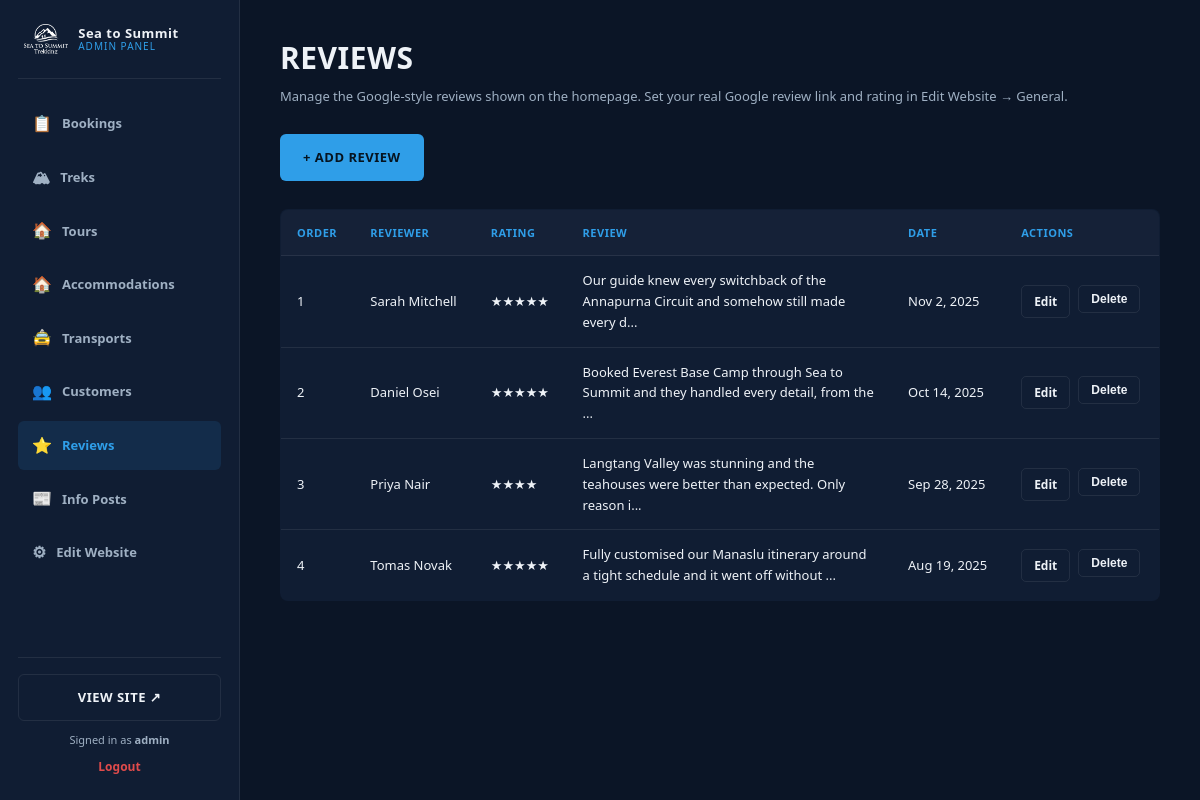
Page /admin/reviews.php (signed in) on the committed database.
### tables this page shows
CREATE TABLE reviews (
    id INT AUTO_INCREMENT PRIMARY KEY,
    reviewer_name VARCHAR(150) NOT NULL,
    rating TINYINT NOT NULL DEFAULT 5,
    review_text TEXT NOT NULL,
    review_date DATE DEFAULT NULL,
    avatar_url VARCHAR(255) DEFAULT NULL,
    sort_order INT NOT NULL DEFAULT 0,
    created_at TIMESTAMP DEFAULT CURRENT_TIMESTAMP
);

### config.php (called while the page is built, shortened)
<?php
function h($str) {
    return htmlspecialchars($str ?? '', ENT_QUOTES, 'UTF-8');
}

### admin/reviews.php (the view, shortened to what this page needs)
<?php
require_once '../config.php';
$reviews = $conn->query("SELECT * FROM reviews ORDER BY sort_order ASC, id DESC");
?>
<?php include 'includes/header.php'; ?>
<div class="admin-page-header">
    <div>
        <h1>REVIEWS</h1>
        <p>Manage the Google-style reviews shown on the homepage. Set your real Google review link and rating in Edit Website &rarr; General.</p>
    </div>
    <a href="review-form.php" class="btn btn-primary">+ ADD REVIEW</a>
</div>
<?php if ($reviews->num_rows === 0): ?>
    <div class="empty-state">No reviews yet.</div>
<?php else: ?>
<div style="overflow-x:auto;">
<table class="data-table">
    <thead>
        <tr><th>Order</th><th>Reviewer</th><th>Rating</th><th>Review</th><th>Date</th><th>Actions</th></tr>
    </thead>
    <tbody>
    <?php while ($r = $reviews->fetch_assoc()): ?>
        <tr>
            <td><?= (int)$r['sort_order'] ?></td>
            <td><?= h($r['reviewer_name']) ?></td>
            <td><?= str_repeat('&#9733;', (int)$r['rating']) ?></td>
            <td style="max-width:320px;"><?= h(mb_strimwidth($r['review_text'], 0, 90, '...')) ?></td>
            <td><?= $r['review_date'] ? date('M j, Y', strtotime($r['review_date'])) : '&mdash;' ?></td>
            <td>
                <div style="display:flex;gap:8px;">
                    <a href="review-form.php?id=<?= (int)$r['id'] ?>" class="icon-btn">Edit</a>
                    <form method="POST" action="review-delete.php">
                        <button type="submit" class="icon-btn danger" data-confirm="Delete this review?">Delete</button>
                    </form>
                </div>
            </td>
        </tr>
    <?php endwhile; ?>
    </tbody>
</table>
</div>
<?php endif; ?>
<?php include 'includes/footer.php'; ?>

### assets/css/style.css (style rules this page uses)
:root { --navy: #0b1526; --navy-2: #101d33; --navy-3: #16233b; --blue: #2f9ee8; --blue-dark: #1e6fb3; --red: #e04b4b; --text-light: #eef2f7; --text-muted: #9fb0c3; --border: rgba(255,255,255,0.08); --radius: 6px; }
* { box-sizing: border-box; }
body { margin: 0; font-family: 'Segoe UI', Arial, sans-serif; background: var(--navy); color: var(--text-light); line-height: 1.6; }
a { text-decoration: none; color: inherit; }
h1, h2, h3, h4 { font-family: 'Segoe UI', Arial, sans-serif; font-weight: 800; text-transform: uppercase; letter-spacing: 0.5px; margin: 0; }
.btn { display: inline-flex; align-items: center; gap: 8px; padding: 12px 22px; font-weight: 700; font-size: 13px; letter-spacing: 0.5px; border-radius: var(--radius); border: 1px solid transparent; cursor: pointer; transition: all 0.15s ease; }
.btn-primary { background: var(--blue); color: #061420; }
table.data-table { width: 100%; border-collapse: collapse; background: var(--navy-2); border: 1px solid var(--border); border-radius: 8px; overflow: hidden; }
table.data-table th, table.data-table td { padding: 14px 16px; text-align: left; font-size: 13px; border-bottom: 1px solid var(--border); }
table.data-table th { color: var(--blue); text-transform: uppercase; letter-spacing: 0.5px; font-size: 11px; background: rgba(255,255,255,0.02); }
table.data-table tr:last-child td { border-bottom: none; }
.admin-page-header { display: flex; align-items: center; justify-content: space-between; flex-wrap: wrap; gap: 14px; margin-bottom: 28px; }
.admin-page-header h1 { font-size: 30px; }
.admin-page-header p { color: var(--text-muted); font-size: 13px; margin-top: 4px; text-transform: none; }
.icon-btn { display: inline-flex; align-items: center; gap: 6px; padding: 6px 12px; border-radius: 5px; font-size: 12px; font-weight: 700; border: 1px solid var(--border); background: transparent; color: var(--text-light); cursor: pointer; }

### rows in the picture
reviews: sort_order "1", reviewer_name "Sarah Mitchell", rating "★★★★★", review_text "Our guide knew every switchback of the Annapurna Circuit and somehow still made every d...", review_date "Nov 2, 2025"
reviews: sort_order "2", reviewer_name "Daniel Osei", rating "★★★★★", review_text "Booked Everest Base Camp through Sea to Summit and they handled every detail, from the ...", review_date "Oct 14, 2025"
reviews: sort_order "3", reviewer_name "Priya Nair", rating "★★★★", review_text "Langtang Valley was stunning and the teahouses were better than expected. Only reason i...", review_date "Sep 28, 2025"
reviews: sort_order "4", reviewer_name "Tomas Novak", rating "★★★★★", review_text "Fully customised our Manaslu itinerary around a tight schedule and it went off without ...", review_date "Aug 19, 2025"

### other values in the picture
get_setting('site_name', 'Sea to Summit') "Sea to Summit"
$_SESSION['admin_username'] "admin"
